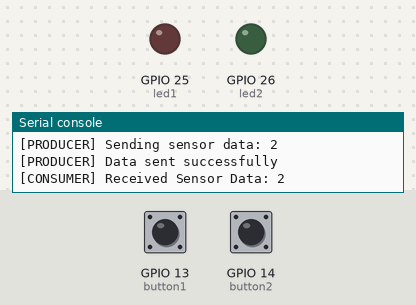
Recording of a program running on a simulated ESP32 board running MicroPython. On the bench: output pins drawn as LEDs (lit = HIGH), the last lines printed to the serial console. Wiring (from the project's diagram.json): red button on GPIO 13, blue button on GPIO 14, red LED on GPIO 25, green LED on GPIO 26. The test bench sets the inputs (shaded band); at power-on: GPIO 13 (button1) HIGH, GPIO 14 (button2) HIGH.

Above: at 1.2 s.
1.3 s: GPIO 13 (button1) pulled LOW for 0.15 s
At 1.39 s:
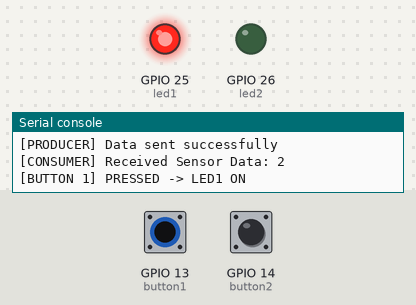
2.9 s: GPIO 14 (button2) pulled LOW for 0.15 s
At 2.99 s:
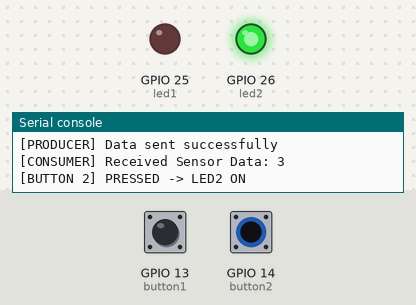
4.5 s: GPIO 14 (button2) pulled LOW for 3.2 s
At 8.9 s:
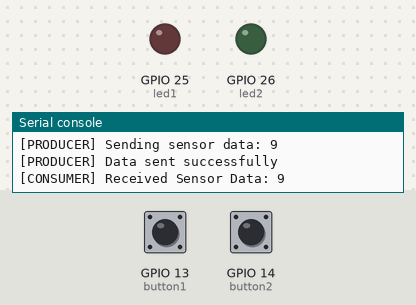
9.2 s: GPIO 13 (button1) pulled LOW for 3.2 s
At 10.2 s:
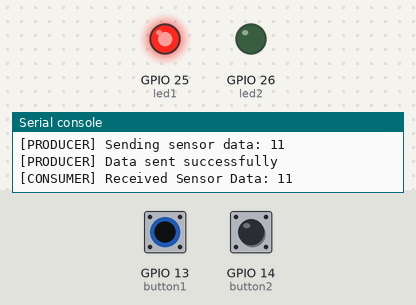
13.9 s: GPIO 13 (button1) driven LOW and GPIO 14 (button2) driven LOW
At 15.0 s:
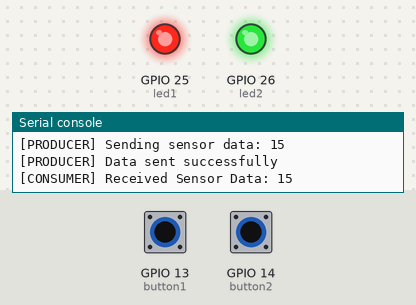
Timing chart, 0 to 16.4 s (numbered marks = the images above; inputs shaded):
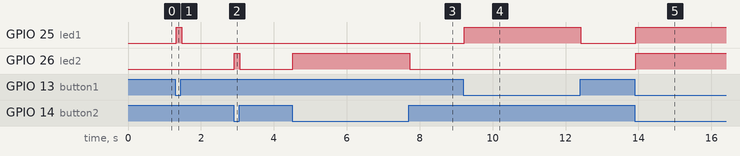

The program:

main.py
```python
from machine import Pin
import uasyncio as asyncio

BUTTON1_GPIO = 13
BUTTON2_GPIO = 14

LED1_GPIO = 25
LED2_GPIO = 26

class AsyncQueue:
    def __init__(self, maxsize=10):
        self.maxsize = maxsize
        self.data = []

    async def put(self, item):
        while len(self.data) >= self.maxsize:
            await asyncio.sleep_ms(1)

        self.data.append(item)

    async def get(self):
        while len(self.data) == 0:
            await asyncio.sleep_ms(1)

        return self.data.pop(0)

led1 = Pin(LED1_GPIO, Pin.OUT)
led2 = Pin(LED2_GPIO, Pin.OUT)

led1.value(0)
led2.value(0)

button1 = Pin(BUTTON1_GPIO, Pin.IN, Pin.PULL_UP)
button2 = Pin(BUTTON2_GPIO, Pin.IN, Pin.PULL_UP)

sensor_queue = AsyncQueue(10)

button1_flag = asyncio.ThreadSafeFlag()
button2_flag = asyncio.ThreadSafeFlag()

def button1_isr(pin):
    button1_flag.set()


def button2_isr(pin):
    button2_flag.set()


button1.irq(
    trigger=Pin.IRQ_FALLING | Pin.IRQ_RISING,
    handler=button1_isr
)

button2.irq(
    trigger=Pin.IRQ_FALLING | Pin.IRQ_RISING,
    handler=button2_isr
)

async def producer_task():
    count = 0

    while True:
        count += 1

        print("[PRODUCER] Sending sensor data:", count)

        await sensor_queue.put(count)

        print("[PRODUCER] Data sent successfully")

        await asyncio.sleep_ms(1000)

async def consumer_task():
    while True:
        received_val = await sensor_queue.get()

        print(
            "[CONSUMER] Received Sensor Data:",
            received_val
        )

async def button1_task():
    while True:
        await button1_flag.wait()

        # Debounce
        await asyncio.sleep_ms(20)

        button_state = button1.value()

        if button_state == 0:
            led1.value(1)
            print("[BUTTON 1] PRESSED -> LED1 ON")
        else:
            led1.value(0)
            print("[BUTTON 1] RELEASED -> LED1 OFF")

async def button2_task():
    while True:
        await button2_flag.wait()

        # Debounce
        await asyncio.sleep_ms(20)

        button_state = button2.value()

        if button_state == 0:
            led2.value(1)
            print("[BUTTON 2] PRESSED -> LED2 ON")
        else:
            led2.value(0)
            print("[BUTTON 2] RELEASED -> LED2 OFF")

# MAIN

async def main():
    print()
    print("========================================")
    print(" ESP32 MicroPython IPC Demonstration")
    print("========================================")

    print("[INIT] GPIO initialized")
    print("[INIT] Custom sensor queue created")
    print("[INIT] Button flags created")
    print("[INIT] Button interrupts attached")

    asyncio.create_task(producer_task())
    asyncio.create_task(consumer_task())
    asyncio.create_task(button1_task())
    asyncio.create_task(button2_task())

    print("[INIT] All tasks created")
    print("----------------------------------------")
    print("Button 1 : GPIO13")
    print("Button 2 : GPIO14")
    print("LED 1    : GPIO25")
    print("LED 2    : GPIO26")
    print("----------------------------------------")
    print("[READY] System ready!")

    while True:
        await asyncio.sleep_ms(1000)


asyncio.run(main())
```

Measured:
- after the input at 1.3 s, GPIO 25 (led1): LOW → HIGH at once, → LOW 0.15 s later
- after the input at 2.9 s, GPIO 26 (led2): LOW → HIGH at once, → LOW 0.15 s later
- after the input at 4.5 s, GPIO 26 (led2): LOW → HIGH at once, → LOW 3.2 s later
- after the input at 9.2 s, GPIO 25 (led1): LOW → HIGH at once, → LOW 3.2 s later
- after the input at 13.9 s, GPIO 25 (led1), GPIO 26 (led2): LOW → HIGH at once
